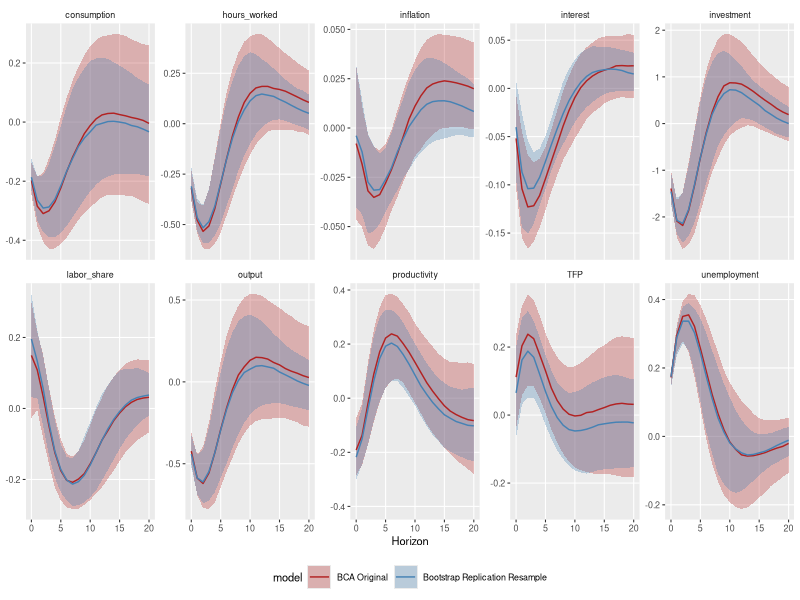
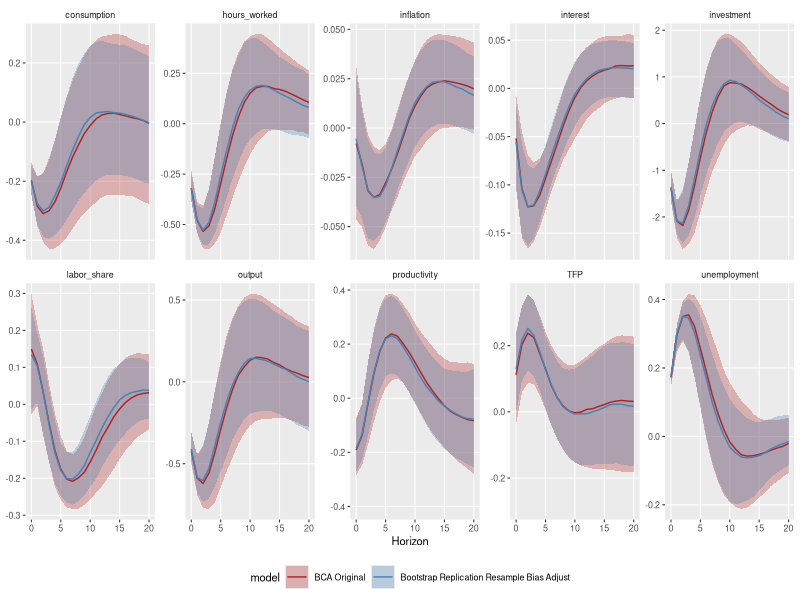
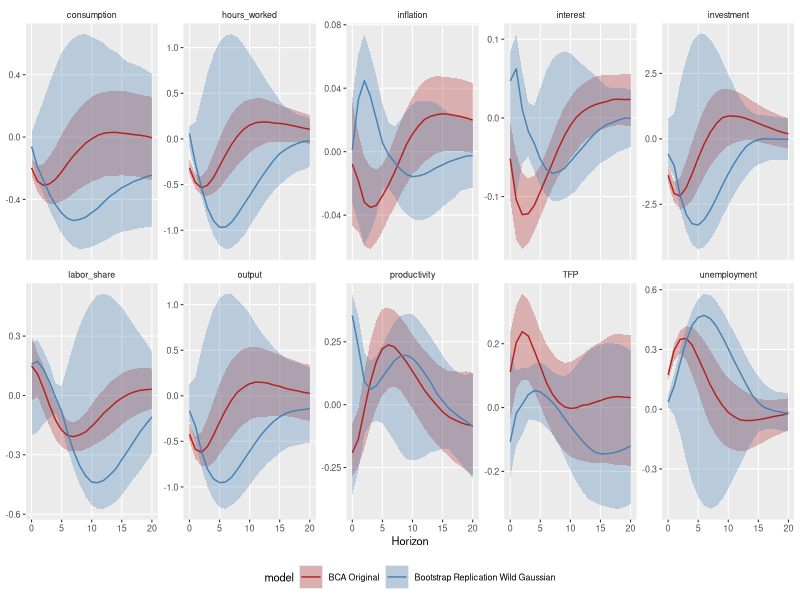
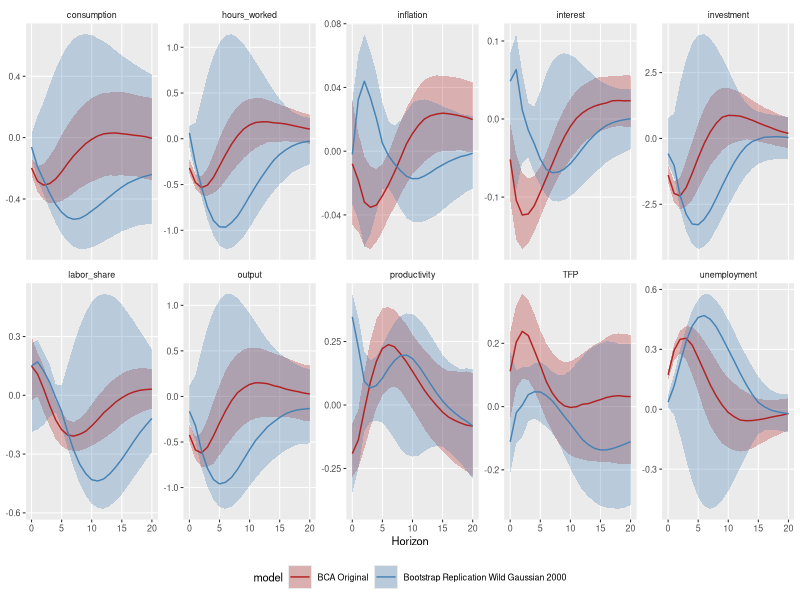
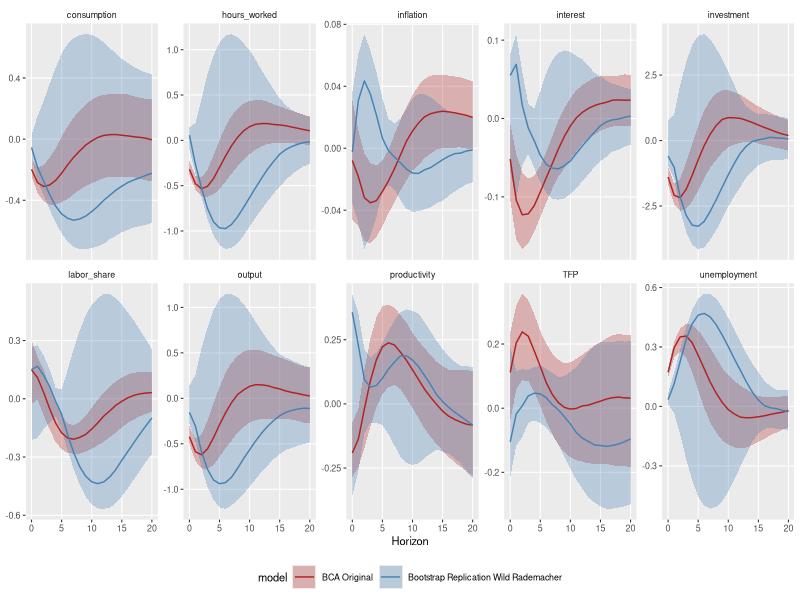

Recreate these plots in R, in order.
## ---- chunk 1
require(here)
require(data.table)
require(dplyr)
require(ggplot2)
## ---- chunk 2
comb_df <- fread(here("./data/replicated_bca_classical_VAR_IRF_boot.csv")) |>
    mutate(model = ifelse(model == "classical_fd", "BCA Original", model))
## ---- chunk 3
comb_df |>
    filter(model %in% c("Bootstrap Replication Resample", "BCA Original")) |>
    ggplot(aes(
        x = h,
        color = model,
        fill = model
    )) +
    geom_ribbon(aes(ymin = lower, ymax = upper), color = NA, alpha = 0.3) +
    geom_line(aes(y = median)) +
    facet_wrap(vars(variable), nrow = 2, scales = "free_y") +
    scale_color_manual(values = c("firebrick", "steelblue")) +
    scale_fill_manual(values = c("firebrick", "steelblue")) +
    scale_x_continuous(limits = c(0, 20)) +
    labs(x = "Horizon", y = NULL) +
    theme_gray(base_size = 8) +
    theme(legend.position = "bottom", strip.background = element_blank(), panel.grid.minor = element_blank())
## ---- chunk 4
comb_df |>
    filter(model %in% c("Bootstrap Replication Resample Bias Adjust", "BCA Original")) |>
    ggplot(aes(
        x = h,
        color = model,
        fill = model
    )) +
    geom_ribbon(aes(ymin = lower, ymax = upper), color = NA, alpha = 0.3) +
    geom_line(aes(y = median)) +
    facet_wrap(vars(variable), nrow = 2, scales = "free_y") +
    scale_color_manual(values = c("firebrick", "steelblue")) +
    scale_fill_manual(values = c("firebrick", "steelblue")) +
    scale_x_continuous(limits = c(0, 20)) +
    labs(x = "Horizon", y = NULL) +
    theme_gray(base_size = 8) +
    theme(legend.position = "bottom", strip.background = element_blank(), panel.grid.minor = element_blank())
## ---- chunk 5
comb_df |>
    filter(model %in% c("Bootstrap Replication Wild Gaussian", "BCA Original")) |>
    ggplot(aes(
        x = h,
        color = model,
        fill = model
    )) +
    geom_ribbon(aes(ymin = lower, ymax = upper), color = NA, alpha = 0.3) +
    geom_line(aes(y = median)) +
    facet_wrap(vars(variable), nrow = 2, scales = "free_y") +
    scale_color_manual(values = c("firebrick", "steelblue")) +
    scale_fill_manual(values = c("firebrick", "steelblue")) +
    scale_x_continuous(limits = c(0, 20)) +
    labs(x = "Horizon", y = NULL) +
    theme_gray(base_size = 8) +
    theme(legend.position = "bottom", strip.background = element_blank(), panel.grid.minor = element_blank())
## ---- chunk 6
comb_df |>
    filter(model %in% c("Bootstrap Replication Wild Gaussian 2000", "BCA Original")) |>
    ggplot(aes(
        x = h,
        color = model,
        fill = model
    )) +
    geom_ribbon(aes(ymin = lower, ymax = upper), color = NA, alpha = 0.3) +
    geom_line(aes(y = median)) +
    facet_wrap(vars(variable), nrow = 2, scales = "free_y") +
    scale_color_manual(values = c("firebrick", "steelblue")) +
    scale_fill_manual(values = c("firebrick", "steelblue")) +
    scale_x_continuous(limits = c(0, 20)) +
    labs(x = "Horizon", y = NULL) +
    theme_gray(base_size = 8) +
    theme(legend.position = "bottom", strip.background = element_blank(), panel.grid.minor = element_blank())
## ---- chunk 7
comb_df |>
    filter(model %in% c("Bootstrap Replication Wild Rademacher", "BCA Original")) |>
    ggplot(aes(
        x = h,
        color = model,
        fill = model
    )) +
    geom_ribbon(aes(ymin = lower, ymax = upper), color = NA, alpha = 0.3) +
    geom_line(aes(y = median)) +
    facet_wrap(vars(variable), nrow = 2, scales = "free_y") +
    scale_color_manual(values = c("firebrick", "steelblue")) +
    scale_fill_manual(values = c("firebrick", "steelblue")) +
    scale_x_continuous(limits = c(0, 20)) +
    labs(x = "Horizon", y = NULL) +
    theme_gray(base_size = 8) +
    theme(legend.position = "bottom", strip.background = element_blank(), panel.grid.minor = element_blank())
